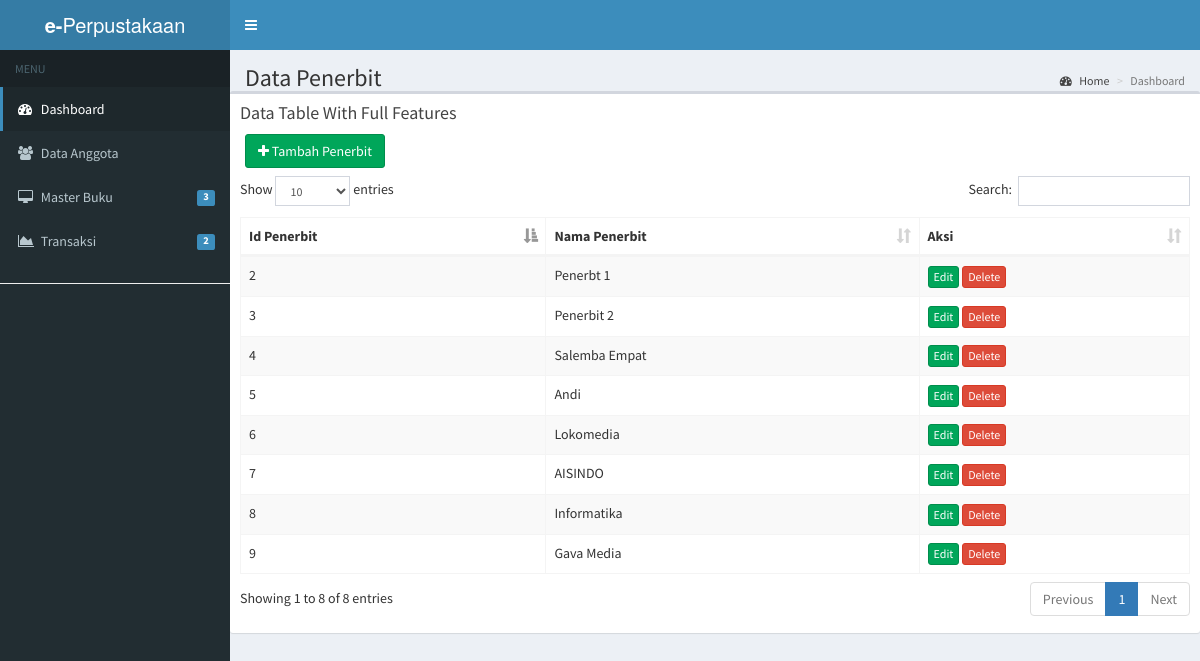
Page /index.php/penerbit on the committed database.
### tables this page shows
CREATE TABLE `penerbit` (
  `id_penerbit` int(11) NOT NULL,
  `nama_penerbit` varchar(50) NOT NULL
);

### application/controllers/Penerbit.php (called while the page is built, shortened)
<?php
class Penerbit extends CI_Controller{
  public function __construct(){
    $this->load->model('penerbit_model');
  }
  public function index(){
    $data['content'] = 'penerbit/penerbit';
    $data['title'] = 'Data Penerbit';
    $data['penerbit'] = $this->db->get('penerbit')->result();
    $this->load->view('dashboard', $data);
  }
}

### index.php (called while the page is built, shortened)
<?php
require_once BASEPATH.'core/CodeIgniter.php';

### application/views/penerbit/penerbit.php (the view, shortened to what this page needs)
<div class="box">
  <div class="box-header">
    <h3 class="box-title">Data Table With Full Features</h3>
  </div>
  <div class="col-md-12" style="margin-bottom: 8px;">
    <a href="<?= base_url('penerbit/tambahPenerbit') ?>" class="btn btn-success"><i class="fa fa-plus"></i> Tambah Penerbit</a>
  </div>
  <div class="box-body">
    <table id="example1" class="table table-bordered table-striped">
      <thead>
      <tr>
        <th>Id Penerbit</th>
        <th>Nama Penerbit</th>
        <th>Aksi</th>
      </tr>
      </thead>
      <?php foreach($penerbit as $row): ?>
      <tr>
        <td><?= $row->id_penerbit; ?></td>
        <td><?= $row->nama_penerbit; ?></td>
        <td>
          <a href="<?= base_url('penerbit/edit/').$row->id_penerbit; ?>" class="btn btn-success btn-xs">Edit</a>
          <a href="<?= base_url('penerbit/delete/').$row->id_penerbit; ?>" class="btn btn-danger btn-xs" onclick="return confirm('Yakin mau menghapus?')">Delete</a>
        </td>
      </tr>
      <?php endforeach; ?>
    </table>
  </div>
</div>

### rows in the picture
penerbit: id_penerbit "2", nama_penerbit "Penerbt 1"
penerbit: id_penerbit "3", nama_penerbit "Penerbit 2"
penerbit: id_penerbit "4", nama_penerbit "Salemba Empat"
penerbit: id_penerbit "5", nama_penerbit "Andi"
penerbit: id_penerbit "6", nama_penerbit "Lokomedia"
penerbit: id_penerbit "7", nama_penerbit "AISINDO"
penerbit: id_penerbit "8", nama_penerbit "Informatika"
penerbit: id_penerbit "9", nama_penerbit "Gava Media"

### other values in the picture
$title "Data Penerbit"
